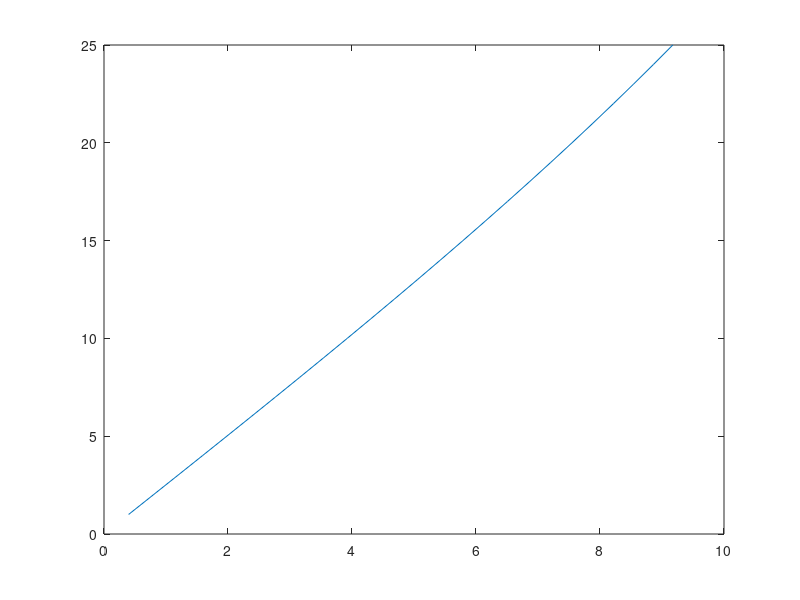

The MATLAB source for this figure:
Py = 1:25;
Px = 47;
lx = 120;
ly = 77;
for i = 1:25
tant(i) = (3*Px*Py(i))/(lx^2+ly^2+(3*(Py(i)^2)));
theta(i) = atanh(tant(i));
end
t = 1:25;
theta = theta .* (180/pi);
plot(theta,t);